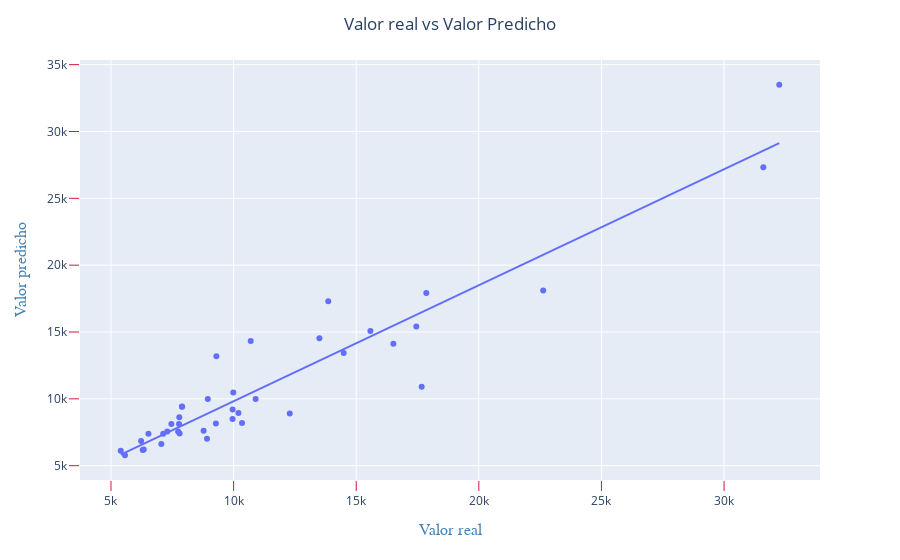

Notebook cell for this chart:
### Markdown cell above
Conclusion: si bien el R^2 no presenta modificaciones con respecto al modelo anterior, si vemos que se redujo el RMSE como asi tambien MAPE. Por lo tanto haber quitado outliers mejoro nuestro modelo y obtuvimos asi nuestras mejores metricas con KNN y PCA (con 3 columnas).

### Code cell
#Una vez obtuvimos nuestro mejor modelo con KNN, graficamos los valores reales vs predichos
fig = px.scatter(df_review_5, x="Actual", y="Predicted", trendline="ols")
fig.update_xaxes(title_text='Valor real',
                title_font=dict(size=16, family='Arial', color='SteelBlue'),
                ticks="outside", tickwidth=1, tickcolor='crimson', ticklen=10)                
fig.update_yaxes(title_text='Valor predicho',
                title_font=dict(size=16, family='Arial', color='SteelBlue'),
                ticks="outside", tickwidth=1, tickcolor='crimson', ticklen=10)

fig.update_layout(title_text="Valor real vs Valor Predicho", title_x=0.5)

fig.show()

### Figure 1 — Plotly figure (JSON) as saved in the notebook; plotly's stock layout.template omitted (floating-point values rounded to 4 significant figures)
{"data": [{"hovertemplate": "Actual=%{x}<br>Predicted=%{y}<extra></extra>", "legendgroup": "", "marker": {"color": "#636efa", "symbol": "circle"}, "mode": "markers", "name": "", "orientation": "v", "showlegend": false, "type": "scatter", "x": [13499, 10898, 7775, 8916, 12290, 10345, 15580, 6338, 7129, 17859, 17450, 14489, 6295, 9960, 10198, 9298, 22625, 6229, 9959, 17669, 9988, 7788, 31600, 7799, 7898, 8948, 7463, 6529, 8778, 10698, 32250, 7053, 5572, 7738, 9279, 7295, 16515, 5399, 7895, 13860], "xaxis": "x", "y": [14529, 9996, 8124, 7021, 8895, 8194, 15075, 6210, 7379, 17923, 15418, 13420, 6174, 9206, 8944, 13177, 18103, 6843, 8489, 10912, 10480, 8629, 27325, 7399, 9428, 9996, 8124, 7379, 7609, 14328, 33498, 6615, 5779, 7561, 8152, 7547, 14113, 6113, 9411, 17308], "yaxis": "y"}, {"hovertemplate": "<b>OLS trendline</b><br>Predicted = 0.867737 * Actual + 1146.98<br>R<sup>2</sup>=0.887483<br><br>Actual=%{x}<br>Predicted=%{y} <b>(trend)</b><extra></extra>", "legendgroup": "", "marker": {"color": "#636efa", "symbol": "circle"}, "mode": "lines", "name": "", "showlegend": false, "type": "scatter", "x": [5399, 5572, 6229, 6295, 6338, 6529, 7053, 7129, 7295, 7463, 7738, 7775, 7788, 7799, 7895, 7898, 8778, 8916, 8948, 9279, 9298, 9959, 9960, 9988, 10198, 10345, 10698, 10898, 12290, 13499, 13860, 14489, 15580, 16515, 17450, 17669, 17859, 22625, 31600, 32250], "xaxis": "x", "y": [5832.0, 5982.0, 6552.0, 6609.0, 6647.0, 6812.0, 7267.0, 7333.0, 7477.0, 7623.0, 7862.0, 7894.0, 7905.0, 7914.0, 7998.0, 8000.0, 8764.0, 8884.0, 8911.0, 9199.0, 9215.0, 9789.0, 9790.0, 9814.0, 9996.0, 10120.0, 10430.0, 10600.0, 11810.0, 12860.0, 13170.0, 13720.0, 14670.0, 15480.0, 16290.0, 16480.0, 16640.0, 20780.0, 28570.0, 29130.0], "yaxis": "y"}], "layout": {"legend": {"tracegroupgap": 0}, "margin": {"t": 60}, "title": {"text": "Valor real vs Valor Predicho", "x": 0.5}, "xaxis": {"anchor": "y", "domain": [0, 1], "tickcolor": "crimson", "ticklen": 10, "ticks": "outside", "tickwidth": 1, "title": {"font": {"color": "SteelBlue", "family": "Arial", "size": 16}, "text": "Valor real"}}, "yaxis": {"anchor": "x", "domain": [0, 1], "tickcolor": "crimson", "ticklen": 10, "ticks": "outside", "tickwidth": 1, "title": {"font": {"color": "SteelBlue", "family": "Arial", "size": 16}, "text": "Valor predicho"}}}}
